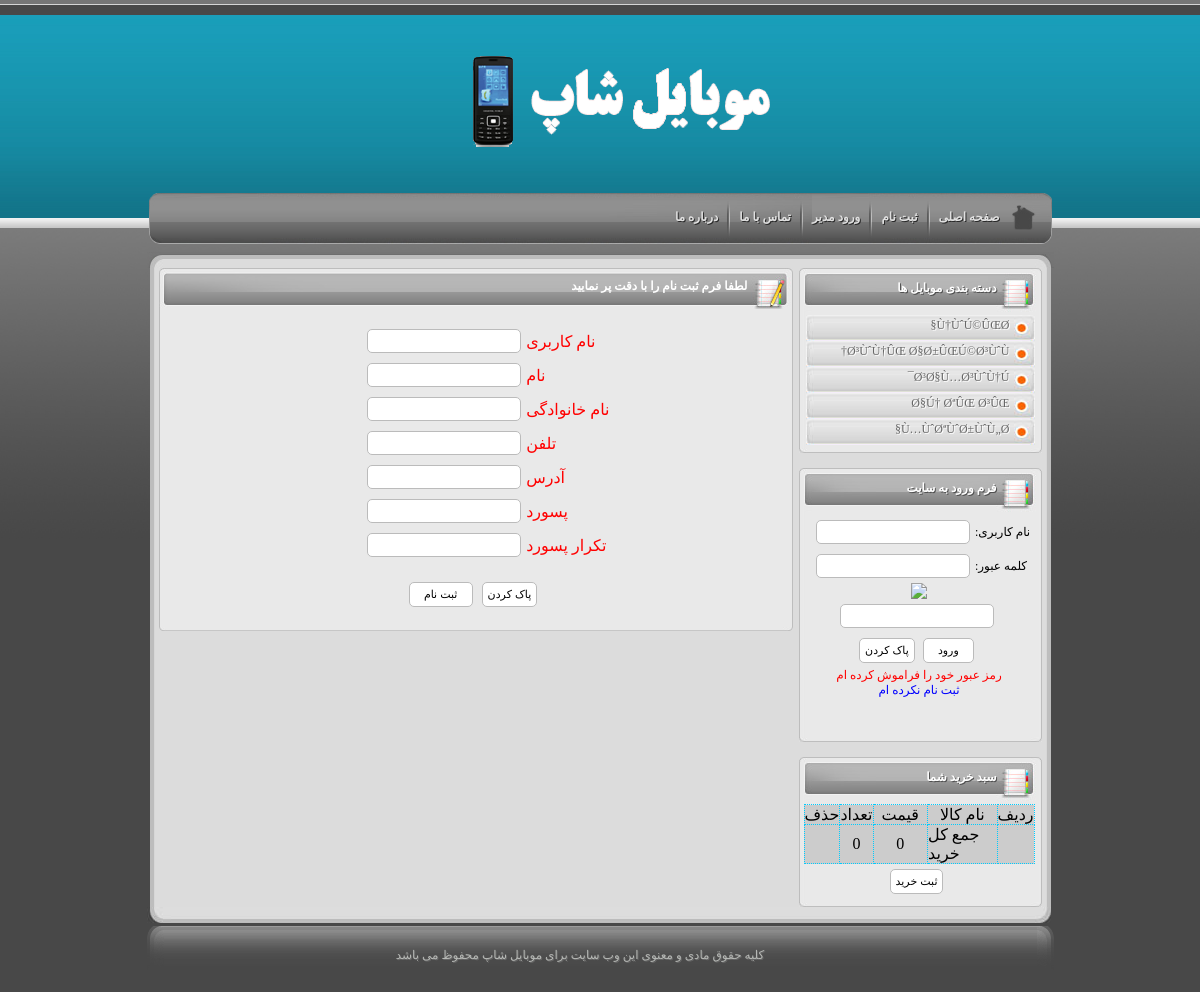
The app's page /project_shop/funcs/editor/register.php with its own data.
### tables this page shows
CREATE TABLE `tblcat` (
  `catid` int(2) NOT NULL auto_increment,
  `name` varchar(1000) NOT NULL,
  PRIMARY KEY  (`catid`)
);

### project_shop/funcs/editor/register.php (the view, shortened to what this page needs)
<?php include 'funcs/connect.php';
	include 'funcs/num2str.php';
 ?>
﻿<!DOCTYPE html PUBLIC "-//W3C//DTD XHTML 1.0 Transitional//EN" "http://www.w3.org/TR/xhtml1/DTD/xhtml1-transitional.dtd">
<html xmlns="http://www.w3.org/1999/xhtml">
<head>
</head>
<body>
<div class="top"></div>
<div class="base">
<div class="middle">
<div class="logo">&nbsp; </div>
<div class="topmenu">
<div class="right"></div>
<?php include 'topmenu.php';?>
<div class="left">
</div>
<div class="content">
<div class="content_top"></div>
<div class="content_bg">
<div id="right2">
	<div class="about"><div class="about_top"></div><div class="about_body">
		<div class="menu_title">
		  <h6>دسته بندی موبایل ها </h6>
		</div><div class="text">
		<ul>
				<?php
				$p="select * from tblcat";
				$r=mysql_query($p);
				while($row=mysql_fetch_assoc($r))
				echo '<li><a href="?cat='.$row['catid'].'" title="">'.$row['name'].'</a></li>';
				?>
		</ul>
		</div>
		</div>
		<div class="about_bottom"></div>
	</div>
	<p>&nbsp;</p>
	<?php include 'loginform.php'; ?>
</div>
<div id="left2">
<div class="post">
<div class="post_top">
  <h2>لطفا فرم ثبت نام را با دقت پر نمایید </h2>
</div>
<div class="post_body">
<div >
  <p>&nbsp;</p>
  <form action="" method="post" onsubmit="return checkinput(us.value,pw.value,pw2.value);">
  <table width="100%" border="0" cellspacing="0" cellpadding="0" dir="ltr">
    <tr>
      <td width="58%"><label>
        <div align="right">
          <input name="us" type="text" id="us" />
          </div>
      </label></td>
      <td width="42%"><span class="style3">نام کاربری </span></td>
    </tr>
    <tr>
      <td><div align="right">
        <input name="fn" type="text" id="fn" />
      </div></td>
      <td><span class="style3">نام</span></td>
    </tr>
    <tr>
      <td><div align="right">
        <input name="ln" type="text" id="ln" />
      </div></td>
      <td><span class="style3">نام خانوادگی </span></td>
    </tr>
    <tr>
      <td><div align="right">
        <input name="tell" type="text" id="tell" />
      </div></td>
      <td><span class="style3">تلفن</span></td>
    </tr>
    <tr>
      <td><div align="right">
        <input name="address" type="text" id="address" />
      </div></td>
      <td><span class="style3">آدرس</span></td>
    </tr>
    <tr>
      <td><div align="right">
        <input name="pw" type="password" id="pw" />
      </div></td>
      <td><span class="style3">پسورد</span></td>
    </tr>
    <tr>
      <td><div align="right">
        <input name="pw2" type="password" id="pw2" />
      </div></td>
      <td><span class="style3">تکرار پسورد </span></td>
    </tr>
    <tr>
      <td colspan="2"><p>&nbsp;</p>
        <p>
          <label>
          <div align="center">
            <div align="center">
              <input type="submit" name="Submit3" value="   ثبت نام   " />
              <input type="reset" name="Submit32" value="پاک کردن" />
            </div>
        </td>
      </tr>
  </table>
  </form>
  <p>&nbsp;</p>
</div>
</div>
<div class="post_bottom"></div>
</div>
</div>
</div>
<div class="content_bottom"></div>
</div>
<div class="footer">
<div class="footer_right"></div>
<div class="footer_body"><div class="text"> کلیه حقوق مادی و معنوی این وب سایت برای موبایل شاپ محفوظ می باشد <br />
</div>
</div>
<div class="footer_left"></div>
</div>
</div>
</div>
</body>
</html>

### project_shop/funcs/editor/style.css (style rules this page uses)
﻿ body, h1, h2, h3, h4, h5, h6, blockquote, p, form, ul, li { margin: 0; padding: 0; }
li { direction:rtl; text-align:right; list-style:none; }
a { color:#000000; text-decoration:none; }
body { font-family: tahoma; font-size:11px; text-align:right; color: #fff; margin: 0; padding: 0; direction:rtl; background:url(images/bg.jpg) repeat; }
input,textarea,select { -webkit-border-radius: 5px; -moz-border-radius: 5px; background:#FFF none repeat scroll 0 0; border:1px solid #BBB; font-size:11px; margin:5px 5px 5px 0; padding:5px 5px 5px 5px; font-family:Tahoma, Geneva, sans-serif; }
.base { width:100%; float:right; background: url(images/base.jpg) repeat-x; min-height:224px; }
.middle { width:907px; margin: 0 auto; position:relative; }
.logo { height:175px; position:relative; background:url(images/middle.png) no-repeat center top; }
.top { width:100%; height:5px; background:url(images/top.jpg) repeat-x; float:right; }
.topmenu { width:907px; float:right; margin:0px 0 0 0; }
.topmenu .right { width:42px; height:57px; float:right; background:url(images/topmenu_right.png) no-repeat; }
.topmenu .left { width:54px; height:57px; float:right; background:url(images/topmenu_left.png) no-repeat; position:relative }
.content { width:907px; float:right; margin:5px 0 0 0; }
.content_top { width:907px; float:right; height:16px; background:url(images/content_top.jpg) no-repeat; }
.content_bg { width:907px; float:right; background:url(images/content_bg.png) repeat-y; }
.content_bottom { width:907px; float:right; height:16px; background:url(images/content_bottom.jpg) no-repeat; }
.about { width:243px; float:right; margin:0px 12px 0 0; }
.about_top { width:243px; height:5px; float:right; background:url(images/about_top.jpg) no-repeat; }
.about_body { width:243px; float:right; background:url(images/about_bg.jpg) repeat-y; }
.about_body .text { width:231px; float:right; text-align:justify; margin:3px 7px 3px 0; color:#0000FF; line-height:18px }
.about_body .text li { width:229px; float:right; height:26px; background:url(images/menu_li.jpg) no-repeat 0px 0px; line-height:20px }
.about_body .text li a { color:#666; text-shadow:1px 1px #fff; padding:0 25px 0 0 ; width:204px; float:right; height:26px }
.about_bottom { width:243px; height:5px; float:right; background:url(images/about_bottom.jpg) no-repeat; }
.anyClass_01 ul,li { width:280px; float:right; height:auto }
.anyClass_02 ul,li { width:280px; float:right; height:auto }
.anyClass_03 ul,li { width:300px; float:right; height:auto }
.footer { width:907px; float:right; margin:3px 0 0 0 }
.footer_right { width:17px; height:66px; float:right; background:url(images/footer_right.png) no-repeat; }
.footer_body { width:873px; height:66px; float:right; background:url(images/footer_bg.png) repeat-x; color:#b6b8b5; text-align:center; }
.footer_body .text { width:100%; margin:20px; float:right; text-align:center; line-height:18px; text-shadow:1px 1px #666 }
.footer_left { width:17px; height:66px; float:right; background:url(images/footer_left.png) no-repeat; }
#right2 { width:243px; float:right; }
.menu_title { width:233px; height:39px; float:right; background:url(images/menu_title.jpg) no-repeat; margin:0 5px 0 0; }
.menu_title h6 { font-size:12px; color:#ffffff; text-shadow:1px 1px #505050; line-height:30px; padding:0 40px 0 0 }
#left2 { width:634px; float:right; margin:0px 6px 0 0 ; }
.post { width:634px; float:right; margin:0 12px 10px 0; }
.post_top { width:634px; float:right; background:url(images/post_top.jpg) no-repeat; height:41px; }
.post_top h2 { width:100%; font-size:12px; float:right; color:#fff; text-shadow:1px 1px #ff; padding:0 45px 0 0; line-height:37px }
.post_body { width:634px; float:right; background:url(images/post_bg.jpg) repeat-y; }
.post_bottom { width:634px; float:right; background:url(images/post_bottom.jpg) no-repeat; height:4px; }
table { border-collapse:collapse; }

### project_shop/funcs/editor/register.php (style rules this page uses)
.style3 { font-family: "B Lotus"; color: #0000FF; }

### project_shop/funcs/editor/loginform.php (style rules this page uses)
.style3 { color: #FF0000 }
.style1,body ,p { font-family: "B Lotus"; font-size:12px;color:#000000 }

### records on screen
tblcat: name "Ù†ÙˆÚ©ÛŒØ§"
tblcat: name "Ø³ÙˆÙ†ÛŒ Ø§Ø±ÛŒÚ©Ø³ÙˆÙ†"
tblcat: name "Ø³Ø§Ù…Ø³ÙˆÙ†Ú¯"
tblcat: name "Ø§Ú† ØªÛŒ Ø³ÛŒ"
tblcat: name "Ù…ÙˆØªÙˆØ±ÙˆÙ„Ø§"

### other values on screen
$sum2 "0"
$sum "0"
